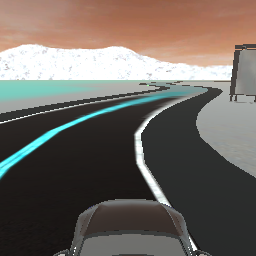
#> input picture OneFrame/savedimg6.png, 256 x 256 px
$ python TwoLinesImg.py
#> lines starting #> are read from the running program, lines starting #| are printed output that depends on the picture; after the words box and inside, x2 and y2 are one past the last pixel; in counts of white or black regions, pixels touching at a corner belong together; long printed decimals are rounded
from numpy.core.function_base import linspace
import time
import cv2
import numpy as np
import matplotlib.pyplot as plt
import imghdr

# from SlidingWindow import colorThresh

def warp(rgb_img):
    pts1 = np.float32([[65,145], [205,145], [0,195], [255,195]])
    pts2 = np.float32([[0,0], [250,0], [0,350], [250,350]])
    matrix = cv2.getPerspectiveTransform(pts1, pts2)
    warped_img = cv2.warpPerspective(rgb_img, matrix, (250,350))
    # [4 lines of commented-out code are left out]
    return warped_img


def colorThreshold(warped_img):
    channel = warped_img[:, :, 0]
    threshold = (170, 255)
    output = np.zeros_like(channel)
    output[(channel>=threshold[0]) & (channel<=threshold[1])]=255
    return output


# [11 lines left out: functions canny, combine, not called in this run]


def histogram(binary_img):
    image = binary_img/255
    buttom_half = image[ image.shape[0]//2:, : ]
    hist = np.sum( buttom_half, axis=0)
    return hist


def oneOrTwo(binary_img):
    hist = histogram(binary_img)
    midpoint = np.int32(hist.shape[0]//2)
    leftx_base = np.argmax(hist[:midpoint])
    rightx_base = np.argmax(hist[midpoint:]) + midpoint
    print('left=',hist[leftx_base])
    print('right=',hist[rightx_base])
    line = 1
    if (hist[rightx_base]<100 or hist[leftx_base]<100):
        line = 1
    else:
        line = 2
    print('line=',line)
    return line


# [77 lines left out: function findLanePixels2, not called in this run]


def findLanePixels1(binary_img):
    hist = histogram(binary_img)
    base = np.argmax(hist)
    midpoint = binary_img.shape[1]//2
    if (base<midpoint):
        movepix = np.int32(90)
    else:
        movepix = np.int32(-90)
    nwindows = 8
    margin = 20
    minpix = 30

    window_height = np.int32(binary_img.shape[0]//nwindows)
    x_current = base

    nonzero = binary_img.nonzero()
    nonzeroy = np.array(nonzero[0])
    nonzerox = np.array(nonzero[1])

    lane_inds = []
    rec = 1
    for window in range (nwindows):
        win_y_low = binary_img.shape[0] - ((window+1)*window_height)
        win_y_high = binary_img.shape[0] - ( window*window_height)
        win_x_low = x_current - margin
        win_x_high = x_current + margin

        if (rec != 0):
            cv2.rectangle( binary_img, (win_x_low , win_y_low), (win_x_high , win_y_high), (255,0,0), 2)

        good_inds = ((nonzeroy >= win_y_low) & (nonzeroy < win_y_high) & (nonzerox >= win_x_low) & (nonzerox < win_x_high)).nonzero()[0]

        if ((len(good_inds) > minpix)):
            x_current = np.int32( np.mean( nonzerox[good_inds]))
            lane_inds.append(good_inds)
        else:
            rec = 0

    try:
        lane_inds = np.concatenate(lane_inds)
    except ValueError:
        pass

    linex = nonzerox[lane_inds]
    liney = nonzeroy[lane_inds]
    out_img = np.dstack((binary_img, binary_img, binary_img))
    return linex, liney, out_img, x_current, movepix


# [25 lines left out: function fitPoly2, not called in this run]

def fitPoly1 (binary_img):
    linex, liney, out_img, x_current, movepix= findLanePixels1(binary_img)

    first_fit = np.polyfit( liney, linex, 2)
    second_fit = np.array([first_fit[0], first_fit[1], first_fit[2]+movepix])

    ploty = linspace(0, binary_img.shape[0]-1, binary_img.shape[0])

    try:
        first_fitx = first_fit[0]*ploty**2 + first_fit[1]*ploty + first_fit[2]
        second_fitx = second_fit[0]*ploty**2 + second_fit[1]*ploty + second_fit[2]
    except TypeError:
        print('Could\'nt find the polynomial')
        first_fitx = 1*ploty**2 + 1*ploty
        second_fitx = 1*ploty**2 + 1*ploty
    print(movepix)
    print(first_fit)
    print(second_fit)
    out_img[liney, linex] = [255, 0, 0]
    # out_img[righty, rightx] = [0, 0, 255]
    mid_fit = [(first_fit[0]+second_fit[0])/2, (first_fit[1]+second_fit[1])/2, (first_fit[2]+second_fit[2])/2]
    mid_fitx = mid_fit[0]*ploty**2 + mid_fit[1]*ploty + mid_fit[2]
    mid_curve = np.column_stack((mid_fitx.astype(np.int32), ploty.astype(np.int32)))
    cv2.polylines(out_img, [mid_curve], False, (0,0,255))
    first_curve = np.column_stack((first_fitx.astype(np.int32), ploty.astype(np.int32)))
    second_curve = np.column_stack((second_fitx.astype(np.int32), ploty.astype(np.int32)))
    cv2.polylines(out_img, [first_curve, second_curve], False, (0,255,255))
    cv2.imshow('out img', out_img)
    cv2.waitKey(0)
    return mid_fit, out_img


def calculate_pd(warped_binary_img):
    laneNumber = oneOrTwo(warped_binary_img)
    if laneNumber ==1:
        mid_fit, out_img=fitPoly1(warped_binary_img)
    else:
        mid_fit, out_img = fitPoly2(warped_binary_img)
    midpoint_img = np.int32(warped_binary_img.shape[1]//2)
    midpoint_poly = np.polyval(mid_fit, warped_binary_img.shape[0])
    p = midpoint_img - midpoint_poly
    x_prime = np.poly1d(mid_fit)
    mid_derivative_equ = x_prime.deriv()
    mid_derivative = mid_derivative_equ(warped_binary_img.shape[0]-1)
    d = np.arctan([mid_derivative])*180/np.pi
    print('d=', d)
    return p, d, out_img

image= cv2.imread('savedimg6.png')
#> image is the input picture: shape (256, 256, 3); mean B, G, R 97.4, 103.8, 110.6
image_copy= np.copy(image)
# rgb_image= cv2.cvtColor(image_copy, cv2.COLOR_BGR2RGB)
warped_img = warp(image_copy)
#> in warp, `warped_img = cv2.warpPerspective(rgb_img, matrix, (250,350))`:
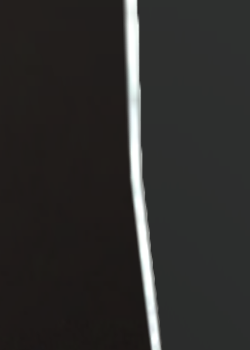
#> warped_img: shape (350, 250, 3); mean B, G, R 43.7, 44.9, 46
warped_binary_img = colorThreshold(warped_img)
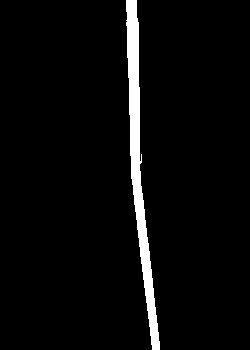
#> warped_binary_img: shape (350, 250); 4% white; 1 white region, box (x1, y1, x2, y2) and area: (126, 0, 160, 350) 3468
cv2.imshow('binary',warped_binary_img)
cv2.waitKey(0)
p, d, outputImg = calculate_pd(warped_binary_img)
#> in histogram, `buttom_half = image[ image.shape[0]//2:, : ]`:
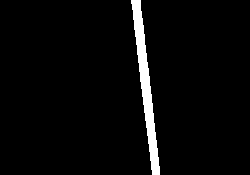
#> buttom_half: shape (175, 250) float64; values 0 (black) and 1 (white), 3.6% white; 1 white region, box (x1, y1, x2, y2) and area: (131, 0, 160, 175) 1580
#> in histogram, `hist = np.sum( buttom_half, axis=0)`: hist = 250 values, max 82 at index 140, min 0 at index 0, mean 6.32
#> in oneOrTwo, `leftx_base = np.argmax(hist[:midpoint])`: leftx_base = 0
#> in oneOrTwo, `rightx_base = np.argmax(hist[midpoint:]) + midpoint`: rightx_base = 140
#| left= 0.0
#| right= 82.0
#> in calculate_pd, `laneNumber = oneOrTwo(warped_binary_img)`: laneNumber = 1
#> in findLanePixels1, `base = np.argmax(hist)`: base = 140
#> in findLanePixels1, `nonzero = binary_img.nonzero()`: nonzero = 3468 positions, rows 0 to 349, columns 126 to 159
#> in findLanePixels1, `nonzeroy = np.array(nonzero[0])`: nonzeroy = 3468 values from 0 to 349
#> in findLanePixels1, `nonzerox = np.array(nonzero[1])`: nonzerox = 3468 values, max 159 at index 3400, min 126 at index 0, mean 138.8
#> the loop in findLanePixels1, `for window in range (nwindows):` made 8 passes
#> (win_x_low, win_x_high, x_current) on passes 1 to 8: (120, 160, 153), (133, 173, 148), (128, 168, 143), (123, 163, 138), (118, 158, 134), (114, 154, 134), (114, 154, 133), (113, 153, 132)
#> after the loop in findLanePixels1, `for window in range (nwindows):`:
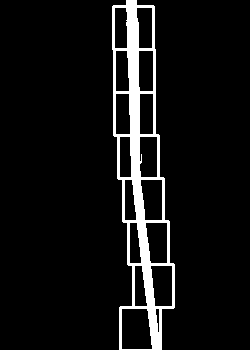
#> binary_img: shape (350, 250); 7.2% white; 1 white region, box (x1, y1, x2, y2) and area: (112, 0, 175, 350) 6290
#> after the loop in findLanePixels1, `for window in range (nwindows):`: lane_inds = 8 items
#> in findLanePixels1, `lane_inds = np.concatenate(lane_inds)`: lane_inds = 3402 values, max 3467 at index 363, min 66 at index 2903, mean 1766.5
#> in findLanePixels1, `linex = nonzerox[lane_inds]`: linex = 3402 values, max 159 at index 296, min 126 at index 2903, mean 139
#> in findLanePixels1, `liney = nonzeroy[lane_inds]`: liney = 3402 values, max 349 at index 356, min 6 at index 2903, mean 167.5
#> in fitPoly1, `linex, liney, out_img, x_current, movepix= findLanePixels1(binary_img)`: x_current = 132; movepix = -90
#> in fitPoly1, `first_fit = np.polyfit( liney, linex, 2)`: first_fit = [0.000255, -0.0199, 132.7]
#> in fitPoly1, `second_fit = np.array([first_fit[0], first_fit[1], first_fit[2]+movepi..`: second_fit = [0.000255, -0.0199, 42.67]
#> in fitPoly1, `first_fitx = first_fit[0]*ploty**2 + first_fit[1]*ploty + first_fit[2]`: first_fitx = 350 values, max 156.7 at index 349, min 132.3 at index 39, mean 139.5
#> in fitPoly1, `second_fitx = second_fit[0]*ploty**2 + second_fit[1]*ploty + second_fi..`: second_fitx = 350 values, max 66.72 at index 349, min 42.28 at index 39, mean 49.55
#| -90
#| [ 2.54519599e-04 -1.99165890e-02  1.32673553e+02]
#| [ 2.54519599e-04 -1.99165890e-02  4.26735532e+01]
#> in fitPoly1, `mid_fit = [(first_fit[0]+second_fit[0])/2, (first_fit[1]+second_fit[1]..`: mid_fit = [0.000255, -0.0199, 87.67]
#> in fitPoly1, `mid_fitx = mid_fit[0]*ploty**2 + mid_fit[1]*ploty + mid_fit[2]`: mid_fitx = 350 values, max 111.7 at index 349, min 87.28 at index 39, mean 94.55
#> in fitPoly1, `mid_curve = np.column_stack((mid_fitx.astype(np.int32), ploty.astype(n..`: mid_curve = 350 pairs, first value 87 to 111, second value 0 to 349
#> in fitPoly1, `first_curve = np.column_stack((first_fitx.astype(np.int32), ploty.asty..`: first_curve = 350 pairs, first value 132 to 156, second value 0 to 349
#> in fitPoly1, `second_curve = np.column_stack((second_fitx.astype(np.int32), ploty.as..`: second_curve = 350 pairs, first value 42 to 66, second value 0 to 349
#> in fitPoly1, `cv2.polylines(out_img, [first_curve, second_curve], False, (0,255,255))`:
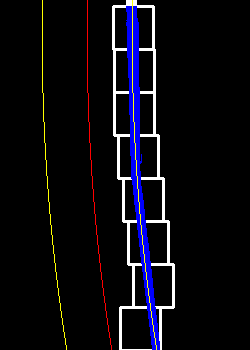
#> out_img: shape (350, 250, 3); mean of channels 0, 1, 2 17.3, 10.4, 11.5; drawn as B, G, R
#> in calculate_pd, `mid_fit, out_img=fitPoly1(warped_binary_img)`: mid_fit = [0.000255, -0.0199, 87.67]
#> in calculate_pd, `midpoint_poly = np.polyval(mid_fit, warped_binary_img.shape[0])`: midpoint_poly = 111.9
#> in calculate_pd, `p = midpoint_img - midpoint_poly`: p = 13.12
#> in calculate_pd, `mid_derivative = mid_derivative_equ(warped_binary_img.shape[0]-1)`: mid_derivative = 0.158
#> in calculate_pd, `d = np.arctan([mid_derivative])*180/np.pi`: d = [8.96]
#| d= [8.964]
#> p = 13.12; d = [8.96]
cv2.imshow('output',outputImg)
cv2.waitKey(0)

$ run again, with OneFrame/savedimg2.png copied over OneFrame/savedimg6.png
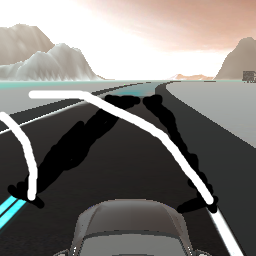
#> input picture OneFrame/savedimg2.png, 256 x 256 px
#> image is the input picture: shape (256, 256, 3); mean B, G, R 118.8, 122.2, 124.9
#> warped_binary_img: shape (350, 250); 6.8% white; 2 white regions, box (x1, y1, x2, y2) and area: (178, 0, 207, 350) 4864, (0, 207, 34, 350) 1089
#> in histogram, `buttom_half = image[ image.shape[0]//2:, : ]`:
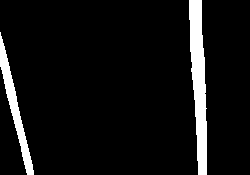
#> buttom_half: shape (175, 250) float64; values 0 (black) and 1 (white), 7.2% white; 2 white regions, box (x1, y1, x2, y2) and area: (189, 0, 207, 175) 2051, (0, 32, 34, 175) 1089
#> in histogram, `hist = np.sum( buttom_half, axis=0)`: hist = 250 values, max 175 at index 198, min 0 at index 34, mean 12.56
#> leftx_base = 6
#> rightx_base = 198
#| left= 40.0
#| right= 175.0
#> laneNumber = 1
#> base = 198
#> nonzero = 5953 positions, rows 0 to 349, columns 0 to 206
#> nonzeroy = 5953 values from 0 to 349
#> nonzerox = 5953 values, max 206 at index 4760, min 0 at index 3217, mean 161.3
#> the loop in findLanePixels1, `for window in range (nwindows):` made 8 passes
#> (win_x_low, win_x_high, x_current) on passes 1 to 8: (178, 218, 201), (181, 221, 200), (180, 220, 197), (177, 217, 195), (175, 215, 193), (173, 213, 192), (172, 212, 190), (170, 210, 188)
#> after the loop in findLanePixels1, `for window in range (nwindows):`: lane_inds = 8 items
#> in findLanePixels1, `lane_inds = np.concatenate(lane_inds)`: lane_inds = 4751 values, max 5952 at index 418, min 113 at index 3947, mean 2650.9
#> in findLanePixels1, `linex = nonzerox[lane_inds]`: linex = 4751 values, max 206 at index 10, min 179 at index 3947, mean 194.3
#> in findLanePixels1, `liney = nonzeroy[lane_inds]`: liney = 4751 values, max 349 at index 410, min 6 at index 3947, mean 159
#> in fitPoly1, `linex, liney, out_img, x_current, movepix= findLanePixels1(binary_img)`: x_current = 188; movepix = -90
#> first_fit = [1.91e-05, 0.0363, 187.8]
#> second_fit = [1.91e-05, 0.0363, 97.82]
#> first_fitx = 350 values from 187.8 to 202.8
#> second_fitx = 350 values from 97.82 to 112.8
#| -90
#| [1.90566731e-05 3.63427102e-02 1.87823711e+02]
#| [1.90566731e-05 3.63427102e-02 9.78237109e+01]
#> in fitPoly1, `mid_fit = [(first_fit[0]+second_fit[0])/2, (first_fit[1]+second_fit[1]..`: mid_fit = [1.91e-05, 0.0363, 142.8]
#> mid_fitx = 350 values from 142.8 to 157.8
#> mid_curve = 350 pairs, first value 142 to 157, second value 0 to 349
#> first_curve = 350 pairs, first value 187 to 202, second value 0 to 349
#> second_curve = 350 pairs, first value 97 to 112, second value 0 to 349
#> in fitPoly1, `cv2.polylines(out_img, [first_curve, second_curve], False, (0,255,255))`:
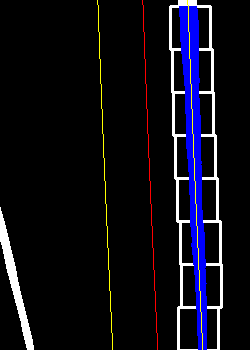
#> out_img: shape (350, 250, 3); mean of channels 0, 1, 2 24.1, 13.3, 14.3; drawn as B, G, R
#> in calculate_pd, `mid_fit, out_img=fitPoly1(warped_binary_img)`: mid_fit = [1.91e-05, 0.0363, 142.8]
#> midpoint_poly = 157.9
#> in calculate_pd, `p = midpoint_img - midpoint_poly`: p = -32.88
#> mid_derivative = 0.0496
#> in calculate_pd, `d = np.arctan([mid_derivative])*180/np.pi`: d = [2.84]
#| d= [2.842]
#> `p, d, outputImg = calculate_pd(warped_binary_img)`: p = -32.88; d = [2.84]

$ run again, with OneFrame/savedimg3.png copied over OneFrame/savedimg6.png
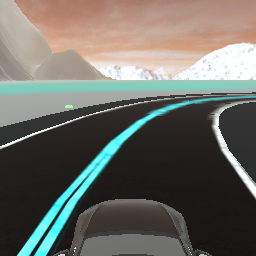
#> input picture OneFrame/savedimg3.png, 256 x 256 px
#> image is the input picture: shape (256, 256, 3); mean B, G, R 101.5, 107.7, 108.1
#> warped_binary_img: shape (350, 250); 8.3% white; 2 white regions (1 under 20 px), largest, box (x1, y1, x2, y2) and area: (60, 0, 98, 350) 7262
#> in histogram, `buttom_half = image[ image.shape[0]//2:, : ]`:
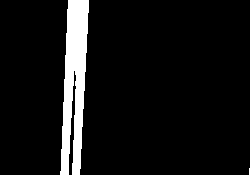
#> buttom_half: shape (175, 250) float64; values 0 (black) and 1 (white), 7.6% white; 2 white regions (1 under 20 px), largest, box (x1, y1, x2, y2) and area: (60, 0, 89, 175) 3306
#> in histogram, `hist = np.sum( buttom_half, axis=0)`: hist = 250 values, max 175 at index 68, min 0 at index 0, mean 13.25
#> leftx_base = 68
#> rightx_base = 249
#| left= 175.0
#| right= 7.0
#> laneNumber = 1
#> base = 68
#> nonzero = 7269 positions, rows 0 to 349, columns 60 to 249
#> nonzeroy = 7269 values from 0 to 349
#> nonzerox = 7269 values, max 249 at index 7162, min 60 at index 7197, mean 78.73
#> the loop in findLanePixels1, `for window in range (nwindows):` made 8 passes
#> (win_x_low, win_x_high, x_current) on passes 1 to 8: (48, 88, 70), (50, 90, 72), (52, 92, 74), (54, 94, 76), (56, 96, 78), (58, 98, 80), (60, 100, 83), (63, 103, 84)
#> after the loop in findLanePixels1, `for window in range (nwindows):`: lane_inds = 8 items
#> in findLanePixels1, `lane_inds = np.concatenate(lane_inds)`: lane_inds = 7124 values, max 7267 at index 714, min 138 at index 6099, mean 3699.5
#> in findLanePixels1, `linex = nonzerox[lane_inds]`: linex = 7124 values, max 97 at index 6121, min 60 at index 647, mean 78.42
#> in findLanePixels1, `liney = nonzeroy[lane_inds]`: liney = 7124 values, max 349 at index 698, min 6 at index 6099, mean 166.5
#> in fitPoly1, `linex, liney, out_img, x_current, movepix= findLanePixels1(binary_img)`: x_current = 84; movepix = 90
#> first_fit = [-5.24e-08, -0.0474, 86.32]
#> second_fit = [-5.24e-08, -0.0474, 176.3]
#> first_fitx = 350 values, max 86.32 at index 0, min 69.77 at index 349, mean 78.04
#> second_fitx = 350 values, max 176.3 at index 0, min 159.8 at index 349, mean 168
#| 90
#| [-5.23932100e-08 -4.73941462e-02  8.63154579e+01]
#| [-5.23932100e-08 -4.73941462e-02  1.76315458e+02]
#> in fitPoly1, `mid_fit = [(first_fit[0]+second_fit[0])/2, (first_fit[1]+second_fit[1]..`: mid_fit = [-5.24e-08, -0.0474, 131.3]
#> mid_fitx = 350 values, max 131.3 at index 0, min 114.8 at index 349, mean 123
#> mid_curve = 350 pairs, first value 114 to 131, second value 0 to 349
#> first_curve = 350 pairs, first value 69 to 86, second value 0 to 349
#> second_curve = 350 pairs, first value 159 to 176, second value 0 to 349
#> in fitPoly1, `cv2.polylines(out_img, [first_curve, second_curve], False, (0,255,255))`:
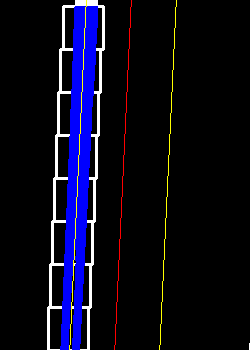
#> out_img: shape (350, 250, 3); mean of channels 0, 1, 2 27.7, 9.7, 10.7; drawn as B, G, R
#> in calculate_pd, `mid_fit, out_img=fitPoly1(warped_binary_img)`: mid_fit = [-5.24e-08, -0.0474, 131.3]
#> midpoint_poly = 114.7
#> in calculate_pd, `p = midpoint_img - midpoint_poly`: p = 10.28
#> mid_derivative = -0.0474
#> in calculate_pd, `d = np.arctan([mid_derivative])*180/np.pi`: d = [-2.72]
#| d= [-2.716]
#> `p, d, outputImg = calculate_pd(warped_binary_img)`: p = 10.28; d = [-2.72]

$ run again, with OneFrame/savedimg4.png copied over OneFrame/savedimg6.png
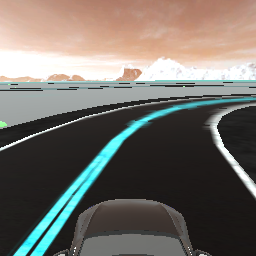
#> input picture OneFrame/savedimg4.png, 256 x 256 px
#> image is the input picture: shape (256, 256, 3); mean B, G, R 104.6, 110.8, 114.3
#> warped_binary_img: shape (350, 250); 8.5% white; 2 white regions (1 under 20 px), largest, box (x1, y1, x2, y2) and area: (61, 0, 98, 350) 7401
#> in histogram, `buttom_half = image[ image.shape[0]//2:, : ]`:
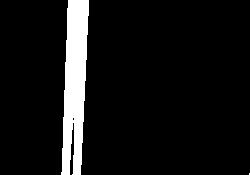
#> buttom_half: shape (175, 250) float64; values 0 (black) and 1 (white), 7.9% white; 2 white regions (1 under 20 px), largest, box (x1, y1, x2, y2) and area: (61, 0, 89, 175) 3462
#> in histogram, `hist = np.sum( buttom_half, axis=0)`: hist = 250 values, max 175 at index 68, min 0 at index 0, mean 13.86
#> leftx_base = 68
#> rightx_base = 249
#| left= 175.0
#| right= 2.0
#> laneNumber = 1
#> base = 68
#> nonzero = 7403 positions, rows 0 to 349, columns 61 to 249
#> nonzeroy = 7403 values from 0 to 349
#> nonzerox = 7403 values, max 249 at index 7383, min 61 at index 7349, mean 78.43
#> the loop in findLanePixels1, `for window in range (nwindows):` made 8 passes
#> (win_x_low, win_x_high, x_current) on passes 1 to 8: (48, 88, 71), (51, 91, 73), (53, 93, 75), (55, 95, 77), (57, 97, 78), (58, 98, 80), (60, 100, 82), (62, 102, 84)
#> after the loop in findLanePixels1, `for window in range (nwindows):`: lane_inds = 8 items
#> in findLanePixels1, `lane_inds = np.concatenate(lane_inds)`: lane_inds = 7262 values, max 7401 at index 736, min 139 at index 6260, mean 3769.5
#> in findLanePixels1, `linex = nonzerox[lane_inds]`: linex = 7262 values, max 96 at index 6282, min 61 at index 685, mean 78.26
#> in findLanePixels1, `liney = nonzeroy[lane_inds]`: liney = 7262 values, max 349 at index 719, min 6 at index 6260, mean 169.4
#> in fitPoly1, `linex, liney, out_img, x_current, movepix= findLanePixels1(binary_img)`: x_current = 84; movepix = 90
#> first_fit = [-2.24e-06, -0.041, 85.29]
#> second_fit = [-2.24e-06, -0.041, 175.3]
#> first_fitx = 350 values, max 85.29 at index 0, min 70.7 at index 349, mean 78.04
#> second_fitx = 350 values, max 175.3 at index 0, min 160.7 at index 349, mean 168
#| 90
#| [-2.23589899e-06 -4.10189562e-02  8.52923373e+01]
#| [-2.23589899e-06 -4.10189562e-02  1.75292337e+02]
#> in fitPoly1, `mid_fit = [(first_fit[0]+second_fit[0])/2, (first_fit[1]+second_fit[1]..`: mid_fit = [-2.24e-06, -0.041, 130.3]
#> mid_fitx = 350 values, max 130.3 at index 0, min 115.7 at index 349, mean 123
#> mid_curve = 350 pairs, first value 115 to 130, second value 0 to 349
#> first_curve = 350 pairs, first value 70 to 85, second value 0 to 349
#> second_curve = 350 pairs, first value 160 to 175, second value 0 to 349
#> in fitPoly1, `cv2.polylines(out_img, [first_curve, second_curve], False, (0,255,255))`:
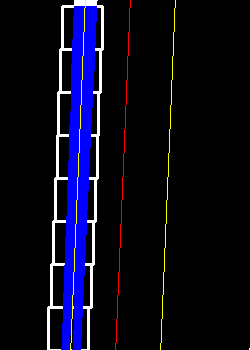
#> out_img: shape (350, 250, 3); mean of channels 0, 1, 2 27.9, 9.7, 10.7; drawn as B, G, R
#> in calculate_pd, `mid_fit, out_img=fitPoly1(warped_binary_img)`: mid_fit = [-2.24e-06, -0.041, 130.3]
#> midpoint_poly = 115.7
#> in calculate_pd, `p = midpoint_img - midpoint_poly`: p = 9.34
#> mid_derivative = -0.0426
#> in calculate_pd, `d = np.arctan([mid_derivative])*180/np.pi`: d = [-2.44]
#| d= [-2.438]
#> `p, d, outputImg = calculate_pd(warped_binary_img)`: p = 9.34; d = [-2.44]
